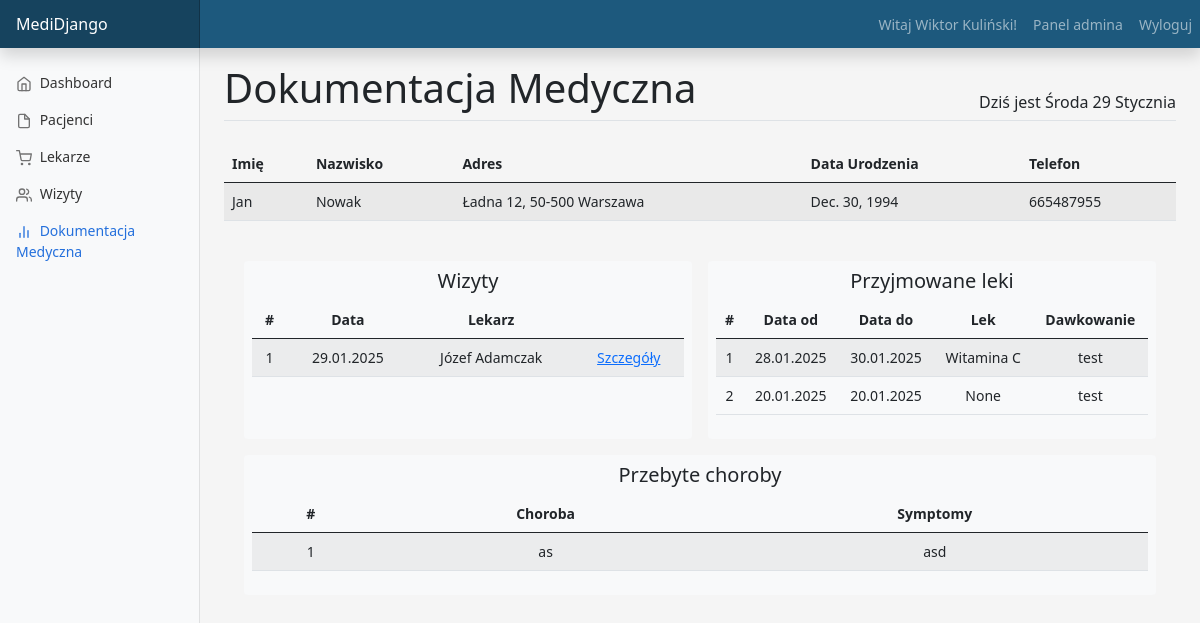
Screenshot of /documentation/view/13/ (signed in) with the database file from the repository.
### main/models.py (models this page shows, shortened)
class Patient(models.Model):
    user = models.OneToOneField(User, null=False, on_delete=models.CASCADE)
    name = models.CharField(max_length=20, default="")
    surname = models.CharField(max_length=30, default="")
    address = models.OneToOneField(Address, null=True, on_delete=models.CASCADE)
    date_of_birth = models.DateField(default='2000-01-01')
    phone_number = models.CharField(default="", null=False, max_length=9)

class Address(models.Model):
    street = models.CharField(max_length=20)
    number = models.CharField(max_length=4)
    zip_code = models.CharField(max_length=6)
    city = models.CharField(max_length=20)

class Visit(models.Model):
    title = models.CharField(null=False, default="", max_length=20)
    patient = models.ForeignKey(Patient, on_delete=models.SET_NULL, null=True)
    doctor = models.ForeignKey(Doctor,on_delete=models.SET_NULL, null=True)
    disease = models.ForeignKey(Disease,on_delete=models.SET_NULL, null=True)
    medicine_dosage = models.OneToOneField(Dosage, on_delete=models.CASCADE, null=True,blank=True)
    notes = models.CharField(null=True, blank=True, max_length=300)
    date = models.DateField()

class Doctor(models.Model):
    user = models.OneToOneField(User, null=False, on_delete=models.CASCADE)
    address = models.OneToOneField(Address, null=False, on_delete=models.CASCADE, default="")
    name = models.CharField(max_length=20, null=False, default="")
    surname = models.CharField(max_length=20, null=False, default="")
    phone_number = models.CharField(default="", null=False, max_length=9)
    specialization = models.CharField(max_length=50, null=False, default="")
    def __str__(self):
        return f"{self.name} {self.surname}"

class Dosage(models.Model):
    start_date = models.DateField(null=False, default='2000-01-01')
    end_date = models.DateField(null=False, default='2000-01-01')
    medicine = models.ForeignKey(Medicine, on_delete=models.SET_NULL, null=True)
    patient = models.ForeignKey("Patient", on_delete=models.SET_NULL, null=True)
    description = models.CharField(null=False, default="", max_length=25)

class Medicine(models.Model):
    title = models.CharField(null=False, default="", max_length=20)
    property = models.CharField(null=True, max_length=50)
    def __str__(self):
        return str(self.title)

class Disease(models.Model):
    title = models.CharField(null=False, default="", max_length=20)
    symptoms = models.CharField(null=True, blank=True, max_length=50)

### medical_documentation/views.py (the view, shortened to what this page needs)
# urls.py: path('documentation/view/<int:patient_id>/', views.view_documentation, name="view_documentation"),
@login_required(login_url="login")
def view_documentation(request, patient_id):
    if have_group.is_receptionist(request.user):
        patient = Patient.objects.get(id=patient_id)
        doc_data = Visit.objects.filter(patient=patient.id)
        medi_data = Dosage.objects.filter(patient=patient.id)
        for data in doc_data:
            print(have_group.is_receptionist)
            print(have_group.is_doctor)
            print(data.patient.name)
        for data in medi_data:
            print(data.start_date)
        context = {'active_app': 'documentation', 'documentation': doc_data, 'patient': patient, 'medicine': medi_data}
        return render(request, 'medical_documentation/view_documentation.html', context=context)

### main/templatetags/have_group.py (called while the page is built)
@register.filter(name='is_receptionist')
def is_receptionist(user):
    return user.groups.filter(name='Recepcjonista').exists()

### medical_documentation/templates/medical_documentation/view_documentation.html (shortened to what this page needs)
{% extends "main/dashboard.html" %}
{% load have_group %}
{% block content_title %}Dokumentacja Medyczna{% endblock %}
{% block content_main %}
    <div class="table-responsive">
        <table class="table table-striped">
            <thead>
                <tr>
                  <th scope="col">Imię</th>
                  <th scope="col">Nazwisko</th>
                  <th scope="col">Adres</th>
                  <th scope="col">Data Urodzenia</th>
                  <th scope="col">Telefon</th>
                </tr>
            </thead>
            <tbody>
                <tr>
                    <td>{{ patient.name }}</td>
                    <td>{{ patient.surname }}</td>
                    <td>{{ patient.address.street }} {{ patient.address.number }}, {{ patient.address.zip_code }} {{ patient.address.city }}</td>
                    <td>{{ patient.date_of_birth }}</td>
                    <td>{{ patient.phone_number }}</td>
                </tr>
            </tbody>
        </table>
    </div>
    <div class="container mt-3">
        <div class="row">
            <div class="col-sm text-center m-2 bg-light rounded p-2">
                <h5>Wizyty</h5>
                <table class="table table-striped">
                    <thead>
                        <tr>
                          <th scope="col">#</th>
                          <th scope="col">Data</th>
                          <th scope="col">Lekarz</th>
                          <th scope="col"></th>
                        </tr>
                    </thead>
                    <tbody>
                    {% for data in documentation %}
                        <tr>
                            <td>{{ forloop.counter }}</td>
                            <td>{{ data.date|date:"j.m.Y" }}</td>
                            <td>{{ data.doctor }}</td>
                            <td><a href="{% url 'view_documentation' patient.id %}">Szczegóły</a></td>
                        </tr>
                    {% endfor %}
                    </tbody>
                </table>
            </div>
            <div class="col-sm text-center m-2 rounded bg-light p-2">
                <h5>Przyjmowane leki</h5>
                 <table class="table table-striped">
                    <thead>
                        <tr>
                          <th scope="col">#</th>
                          <th scope="col">Data od</th>
                          <th scope="col">Data do</th>
                          <th scope="col">Lek</th>
                          <th scope="col">Dawkowanie</th>
                        </tr>
                    </thead>
                    <tbody>
                    {% for data in medicine %}
                        <tr>
                            <td>{{ forloop.counter }}</td>
                            <td>{{ data.start_date|date:"j.m.Y"  }}</td>
                            <td>{{ data.end_date|date:"j.m.Y"  }}</td>
                            <td>{{ data.medicine }}</td>
                            <td>{{ data.description }}</td>
                        </tr>
                    {% endfor %}
                    </tbody>
                 </table>
            </div>
            <div class="col-sm text-center m-2 rounded bg-light p-2">
                <h5>Przebyte choroby</h5>
                <table class="table table-striped">
                    <thead>
                        <tr>
                          <th scope="col">#</th>
                          <th scope="col">Choroba</th>
                          <th scope="col">Symptomy</th>
                        </tr>
                    </thead>
                    <tbody>
                    {% for data in documentation %}
                        <tr>
                            <td>{{ forloop.counter }}</td>
                            <td>{{ data.disease.title  }}</td>
                            <td>{{ data.disease.symptoms  }}</td>
                        </tr>
                    {% endfor %}
                    </tbody>
                 </table>
            </div>
        </div>
    </div>
{% endblock %}

### main/templates/main/dashboard.html (shortened to what this page needs)
{% load static %}
{% load have_group %}
<!doctype html>
<html lang="en">
  <head>
<link href="{% static 'assets/dist/css/bootstrap.min.css' %}" rel="stylesheet">
    <link href="{% static 'css/dashboard.css' %}" rel="stylesheet">
    <link href="{% static 'css/custom.css' %}" rel="stylesheet">
  </head>
  <body>
<header class="navbar navbar-color navbar-dark sticky-top flex-md-nowrap p-0 shadow">
  <a class="navbar-brand col-md-3 col-lg-2 me-0 px-3" href="#">MediDjango</a>
  <nav class="navbar-expand-lg">
      <div class="collapse navbar-collapse" id="navbarNav">
          <ul class="navbar-nav">
              {% if user.is_authenticated %}
              <li class="nav-item"><span class="nav-link">Witaj {{ user.patient.name }} {{ user.patient.surname }}!</span></li>
              {% else %}
                  Użytkownik niezalogowany.
              {% endif %}
              {% if user.is_staff %}
                <li class="nav-item"><a class="nav-link" href="{% url 'admin:index' %}">Panel admina</a></li>
              {% endif %}
              <li class="nav-item"><a class="nav-link" href="{% url 'user_logout' %}">Wyloguj</a></li>
          </ul>
      </div>
  </nav>
</header>
<div class="container-fluid">
  <div class="row">
    <nav id="sidebarMenu" class="col-md-3 col-lg-2 d-md-block bg-light sidebar collapse">
      <div class="position-sticky pt-3">
        <ul class="nav flex-column">
          <li class="nav-item">
            <a class="nav-link {% if active_app == 'dashboard' %}active{% endif %}" aria-current="page" href="{% url 'dashboard' %}">
              <span data-feather="home"></span>
              Dashboard
            </a>
          </li>
          {% if request.user|is_receptionist %}
          <li class="nav-item">
            <a class="nav-link {% if active_app == 'patients' %}active{% endif %}" href="{% url 'patients' %}">
              <span data-feather="file"></span>
              Pacjenci
            </a>
          </li>
          <li class="nav-item">
            <a class="nav-link {% if active_app == 'doctors' %}active{% endif %}" href="{% url 'doctors' %}">
              <span data-feather="shopping-cart"></span>
              Lekarze
            </a>
          </li>
          {% endif %}
          <li class="nav-item">
            <a class="nav-link {% if active_app == 'visits' %}active{% endif %}" href="{% url 'visits' %}">
              <span data-feather="users"></span>
              Wizyty
            </a>
          </li>
          <li class="nav-item">
            <a class="nav-link {% if active_app == 'documentation' %}active{% endif %}" href="{% url 'documentation' %}">
              <span data-feather="bar-chart-2"></span>
              Dokumentacja Medyczna
            </a>
          </li>
      </div>
    </nav>
    <main class="col-md-9 ms-sm-auto col-lg-10 px-md-4">
      <div class="d-flex justify-content-between align-items-end pt-3 mb-4 border-bottom">
        <h1>{% block content_title %}Dashboard{% endblock %}</h1>
        <h6 id="clock" class="text-end">
        </h6>
      </div>
      <div>
          {% block content_main %}{% endblock %}
      </div>
    </main>
  </div>
</div>
  </body>
</html>

### static/css/dashboard.css (style rules this page uses)
body { font-size: .875rem; background-color: #f5f5f5; }
.feather { width: 16px; height: 16px; vertical-align: text-bottom; }
.sidebar { position: fixed; top: 0; bottom: 0; left: 0; z-index: 100; padding: 48px 0 0; box-shadow: inset -1px 0 0 rgba(0, 0, 0, .1); }
.sidebar .nav-link { font-weight: 500; color: #333; }
.sidebar .nav-link .feather { margin-right: 4px; color: #727272; }
.sidebar .nav-link.active { color: #2470dc; }
.sidebar .nav-link:hover .feather, .sidebar .nav-link.active .feather { color: inherit; }
.navbar-color { background-color: #1D597D; }
.navbar-brand { padding-top: .75rem; padding-bottom: .75rem; font-size: 1rem; background-color: rgba(0, 0, 0, .25); box-shadow: inset -1px 0 0 rgba(0, 0, 0, .25); }

### rows the page displays
Patient: name "Jan", surname "Nowak", address.street "Ładna", address.number "12", address.zip_code "50-500", address.city "Warszawa", date_of_birth "Dec. 30, 1994", phone_number "665487955"
Visit: date "29.01.2025", doctor "Józef Adamczak", disease "as", disease.symptoms "asd"
Dosage: start_date "28.01.2025", end_date "30.01.2025", medicine "Witamina C", description "test"
Dosage: start_date "20.01.2025", end_date "20.01.2025", medicine "None", description "test"

### other values shown
{{ user.patient.name }} "Wiktor"
{{ user.patient.surname }} "Kuliński"
